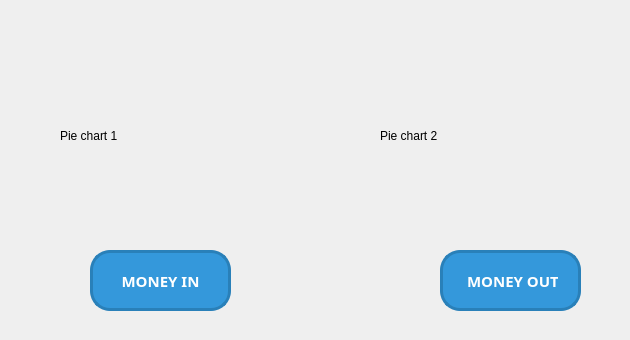
    <widget class="QWidget" name="tabManagement">
     <attribute name="title">
      <string>Management</string>
     </attribute>
     <widget class="QLabel" name="labelMoneyIn">
      <property name="geometry">
       <rect>
        <x>60</x>
        <y>30</y>
        <width>231</width>
        <height>211</height>
       </rect>
      </property>
      <property name="font">
       <font>
        <family>Arial</family>
       </font>
      </property>
      <property name="text">
       <string>Pie chart 1</string>
      </property>
     </widget>
     <widget class="QLabel" name="labelMoneyOut">
      <property name="geometry">
       <rect>
        <x>380</x>
        <y>30</y>
        <width>241</width>
        <height>211</height>
       </rect>
      </property>
      <property name="font">
       <font>
        <family>Arial</family>
       </font>
      </property>
      <property name="text">
       <string>Pie chart 2</string>
      </property>
     </widget>
     <widget class="QLabel" name="label_4">
      <property name="geometry">
       <rect>
        <x>90</x>
        <y>230</y>
        <width>141</width>
        <height>101</height>
       </rect>
      </property>
      <property name="font">
       <font>
        <family>Arial,sans-serif</family>
        <pointsize>-1</pointsize>
        <weight>75</weight>
        <bold>true</bold>
       </font>
      </property>
      <property name="styleSheet">
       <string notr="true">    QLabel {
        font-family: 'Arial', sans-serif; /* Phông chữ hiện đại */
        font-size: 15px; /* Kích thước chữ lớn và dễ nhìn */
        font-weight: bold; /* Làm đậm chữ */
        color: #ffffff; /* Màu chữ trắng */
        background-color: #3498db; /* Màu nền xanh dương */
        border: 3px solid #2980b9; /* Viền xanh đậm */
        border-radius: 20px; /* Bo tròn các góc */
        padding: 20px; /* Khoảng cách bên trong label */
        text-align: center; /* Căn giữa chữ */
        margin: 20px 0; /* Khoảng cách trên và dưới */
        text-shadow: 3px 3px 10px rgba(0, 0, 0, 0.4); /* Hiệu ứng bóng cho chữ */
        box-shadow: 0 4px 6px rgba(0, 0, 0, 0.2); /* Bóng đổ xung quanh label */
    }

    QLabel:hover {
        color: #f1c40f; /* Màu chữ khi hover (vàng) */
        background-color: #2980b9; /* Màu nền khi hover (xanh đậm) */
        border-color: #1f5d76; /* Màu viền khi hover (xanh đậm hơn) */
        box-shadow: 0 8px 10px rgba(0, 0, 0, 0.3); /* Tăng hiệu ứng bóng khi hover */
    }</string>
      </property>
      <property name="text">
       <string>MONEY IN</string>
      </property>
      <property name="alignment">
       <set>Qt::AlignCenter</set>
      </property>
     </widget>
     <widget class="QLabel" name="label_5">
      <property name="geometry">
       <rect>
        <x>440</x>
        <y>230</y>
        <width>141</width>
        <height>101</height>
       </rect>
      </property>
      <property name="font">
       <font>
        <family>Arial,sans-serif</family>
        <pointsize>-1</pointsize>
        <weight>75</weight>
        <bold>true</bold>
       </font>
      </property>
      <property name="styleSheet">
       <string notr="true">    QLabel {
        font-family: 'Arial', sans-serif; /* Phông chữ hiện đại */
        font-size: 15px; /* Kích thước chữ lớn và dễ nhìn */
        font-weight: bold; /* Làm đậm chữ */
        color: #ffffff; /* Màu chữ trắng */
        background-color: #3498db; /* Màu nền xanh dương */
        border: 3px solid #2980b9; /* Viền xanh đậm */
        border-radius: 20px; /* Bo tròn các góc */
        padding: 20px; /* Khoảng cách bên trong label */
        text-align: center; /* Căn giữa chữ */
        margin: 20px 0; /* Khoảng cách trên và dưới */
        text-shadow: 3px 3px 10px rgba(0, 0, 0, 0.4); /* Hiệu ứng bóng cho chữ */
        box-shadow: 0 4px 6px rgba(0, 0, 0, 0.2); /* Bóng đổ xung quanh label */
    }

    QLabel:hover {
        color: #f1c40f; /* Màu chữ khi hover (vàng) */
        background-color: #2980b9; /* Màu nền khi hover (xanh đậm) */
        border-color: #1f5d76; /* Màu viền khi hover (xanh đậm hơn) */
        box-shadow: 0 8px 10px rgba(0, 0, 0, 0.3); /* Tăng hiệu ứng bóng khi hover */
    }</string>
      </property>
      <property name="text">
       <string>MONEY OUT</string>
      </property>
     </widget>
    </widget>
